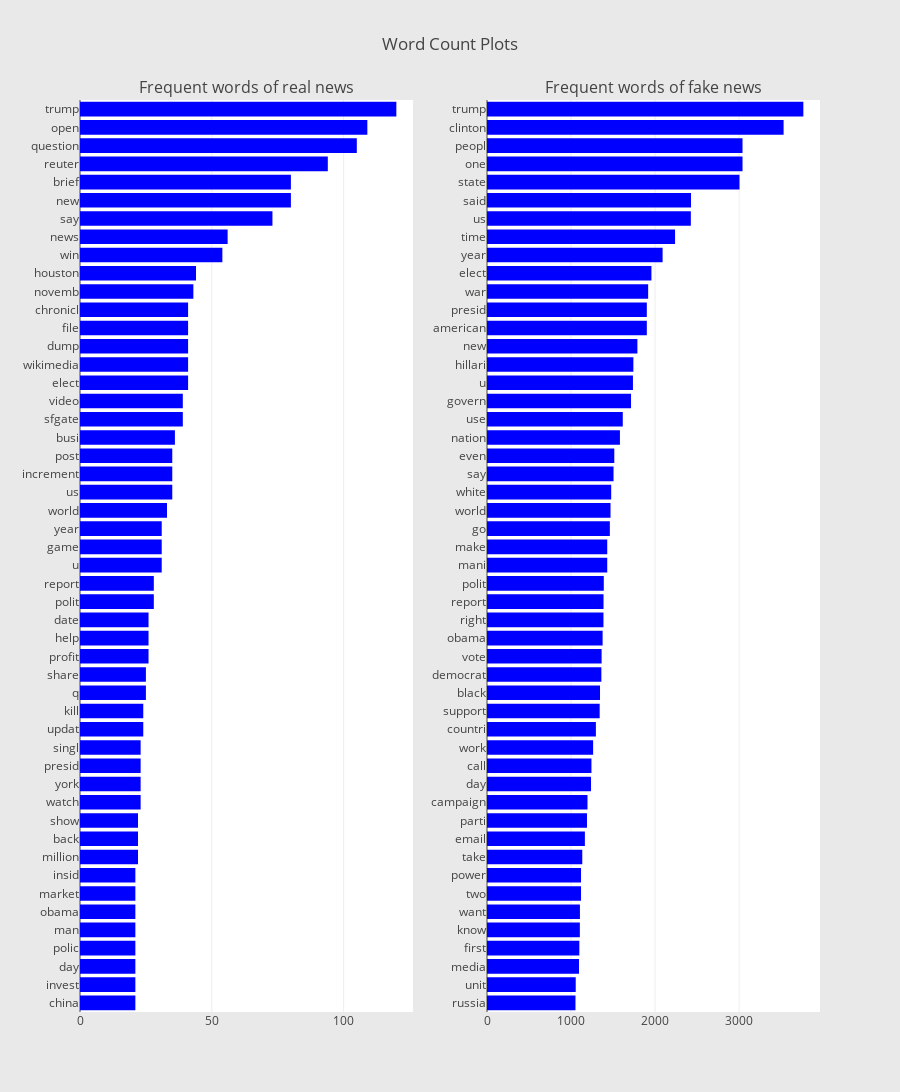

The notebook cell saved with this chart:
### Code cell
## Get the bar chart from sincere questions ##
freq_dict = defaultdict(int)
for sent in df_real["text"]:
    for word in generate_ngrams(sent, 1):
        freq_dict[word] += 1
fd_sorted = pd.DataFrame(sorted(freq_dict.items(), key=lambda x: x[1])[::-1])
fd_sorted.columns = ["word", "wordcount"]
trace0 = horizontal_bar_chart(fd_sorted.head(50), 'blue')


## Get the bar chart from insincere questions ##
freq_dict = defaultdict(int)
for sent in df_fake["text"]:
    for word in generate_ngrams(sent, 1):
        freq_dict[word] += 1
fd_sorted = pd.DataFrame(sorted(freq_dict.items(), key=lambda x: x[1])[::-1])
fd_sorted.columns = ["word", "wordcount"]
trace1 = horizontal_bar_chart(fd_sorted.head(50), 'blue')

# Creating two subplots
fig = tools.make_subplots(rows=1, cols=2, vertical_spacing=0.04,
                          subplot_titles=["Frequent words of real news", 
                                          "Frequent words of fake news"])
fig.append_trace(trace0, 1, 1)
fig.append_trace(trace1, 1, 2)
fig['layout'].update(height=1200, width=900, paper_bgcolor='rgb(233,233,233)', title="Word Count Plots")
py.iplot(fig, filename='word-plots')

#plt.figure(figsize=(10,16))
#sns.barplot(x="ngram_count", y="ngram", data=fd_sorted.loc[:50,:], color="b")
#plt.title("Frequent words for Insincere Questions", fontsize=16)
#plt.show()

### Figure 1 — Plotly figure (JSON) as saved in the notebook; plotly's stock layout.template omitted (floating-point values rounded to 4 significant figures)
{"data": [{"marker": {"color": "blue"}, "orientation": "h", "showlegend": false, "type": "bar", "uid": "14d90bcc-cf40-41c2-95f5-384aa2ec919d", "x": [21, 21, 21, 21, 21, 21, 21, 21, 22, 22, 22, 23, 23, 23, 23, 24, 24, 25, 25, 26, 26, 26, 28, 28, 31, 31, 31, 33, 35, 35, 35, 36, 39, 39, 41, 41, 41, 41, 41, 43, 44, 54, 56, 73, 80, 80, 94, 105, 109, 120], "xaxis": "x", "y": ["china", "invest", "day", "polic", "man", "obama", "market", "insid", "million", "back", "show", "watch", "york", "presid", "singl", "updat", "kill", "q", "share", "profit", "help", "date", "polit", "report", "u", "game", "year", "world", "us", "increment", "post", "busi", "sfgate", "video", "elect", "wikimedia", "dump", "file", "chronicl", "novemb", "houston", "win", "news", "say", "new", "brief", "reuter", "question", "open", "trump"], "yaxis": "y"}, {"marker": {"color": "blue"}, "orientation": "h", "showlegend": false, "type": "bar", "uid": "3401e874-ece4-4066-bc49-e8b5d00498a8", "x": [1053, 1056, 1095, 1099, 1105, 1106, 1119, 1119, 1134, 1165, 1190, 1196, 1238, 1243, 1263, 1296, 1341, 1345, 1361, 1364, 1376, 1386, 1387, 1390, 1431, 1431, 1462, 1470, 1478, 1506, 1515, 1582, 1616, 1714, 1737, 1742, 1790, 1902, 1902, 1918, 1957, 2090, 2238, 2426, 2428, 3005, 3041, 3041, 3530, 3765], "xaxis": "x2", "y": ["russia", "unit", "media", "first", "know", "want", "two", "power", "take", "email", "parti", "campaign", "day", "call", "work", "countri", "support", "black", "democrat", "vote", "obama", "right", "report", "polit", "mani", "make", "go", "world", "white", "say", "even", "nation", "use", "govern", "u", "hillari", "new", "american", "presid", "war", "elect", "year", "time", "us", "said", "state", "one", "peopl", "clinton", "trump"], "yaxis": "y2"}], "layout": {"annotations": [{"font": {"size": 16}, "showarrow": false, "text": "Frequent words of real news", "x": 0.225, "xanchor": "center", "xref": "paper", "y": 1, "yanchor": "bottom", "yref": "paper"}, {"font": {"size": 16}, "showarrow": false, "text": "Frequent words of fake news", "x": 0.775, "xanchor": "center", "xref": "paper", "y": 1, "yanchor": "bottom", "yref": "paper"}], "height": 1200, "paper_bgcolor": "rgb(233,233,233)", "title": "Word Count Plots", "width": 900, "xaxis": {"anchor": "y", "domain": [0, 0.45]}, "xaxis2": {"anchor": "y2", "domain": [0.55, 1]}, "yaxis": {"anchor": "x", "domain": [0, 1]}, "yaxis2": {"anchor": "x2", "domain": [0, 1]}}}
